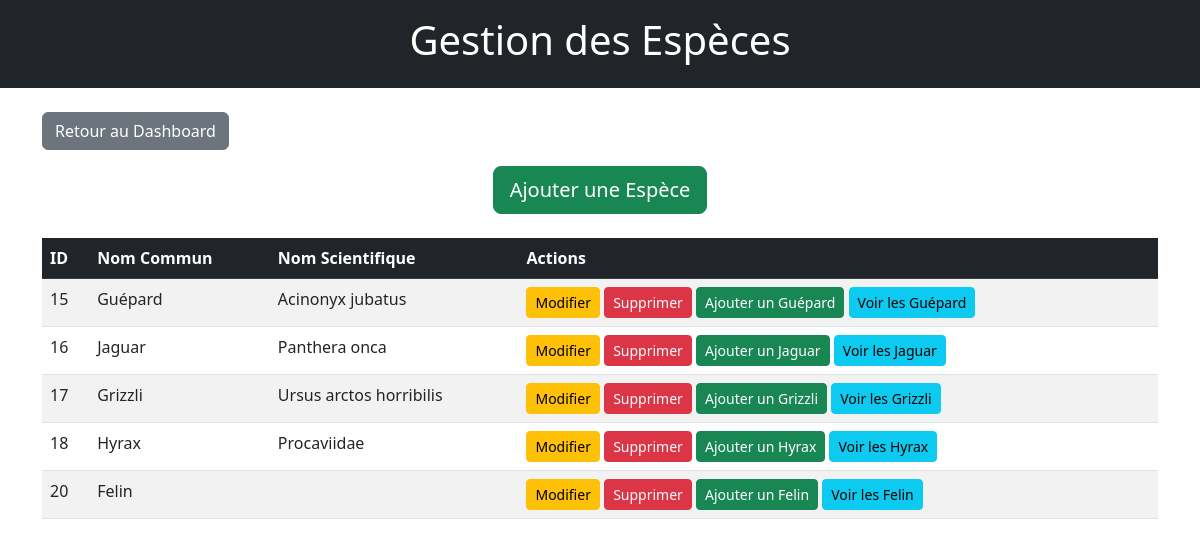
The app's page /front/html/manage_animals.php (signed in) with its own data.
### tables this page shows
CREATE TABLE `species` (
  `id` int(11) NOT NULL,
  `name` varchar(255) NOT NULL,
  `scientific_name` varchar(255) NOT NULL,
  `food` text DEFAULT NULL,
  `description` text DEFAULT NULL,
  `image` varchar(255) DEFAULT NULL,
  `page_link` varchar(255) DEFAULT NULL,
  `IUCN_status` varchar(10) DEFAULT NULL,
  `IUCN_image` varchar(255) DEFAULT NULL,
  `size` varchar(100) DEFAULT NULL,
  `weight` varchar(100) DEFAULT NULL,
  `lifespan` varchar(100) DEFAULT NULL,
  `population_status` varchar(100) DEFAULT NULL,
  `distribution` text DEFAULT NULL,
  `distribution_map` varchar(255) DEFAULT NULL,
  `family` varchar(255) DEFAULT NULL,
  `order_bio` varchar(255) DEFAULT NULL,
  `class_bio` varchar(255) DEFAULT NULL,
  `description_image` text DEFAULT NULL,
  `natural_habitat` varchar(255) DEFAULT NULL,
  `cover_image` varchar(255) DEFAULT NULL,
  `secondary_image` varchar(255) DEFAULT NULL,
  `gestation` varchar(255) DEFAULT NULL,
  `habitat_id` int(11) DEFAULT NULL,
  `main_image` varchar(255) DEFAULT NULL
);

### lib/session.php (called while the page is built, shortened)
<?php
function hasPermission(PDO $pdo, string $role, string $resource, string $action): bool
{
    $validActions = ['can_create', 'can_read', 'can_update', 'can_delete'];
    $query = $pdo->prepare("
        SELECT $action
        FROM permissions
        WHERE role = :role AND resource = :resource
    ");
    $query->execute([
        ':role' => $role,
        ':resource' => $resource
    ]);
    $result = $query->fetch(PDO::FETCH_ASSOC);
    return $result && $result[$action] == 1;
}

### front/html/manage_animals.php (the view, shortened to what this page needs)
<?php
require '../../lib/session.php';
require '../../lib/pdo.php';
$canEdit = hasPermission($pdo, $_SESSION['user']['role'], 'species', 'can_update');
$canDelete = hasPermission($pdo, $_SESSION['user']['role'], 'species', 'can_delete');
$canAdd = hasPermission($pdo, $_SESSION['user']['role'], 'species', 'can_create');
$speciesList = [];
try {
    $query = $pdo->query("SELECT id, name, scientific_name FROM species");
    $speciesList = $query->fetchAll(PDO::FETCH_ASSOC);
} catch (PDOException $e) {
    $error = "Erreur lors de la récupération des espèces : " . $e->getMessage();
}
$dashboardLink = "login.php";
if (isset($_SESSION['user']['role'])) {
    switch ($_SESSION['user']['role']) {
        case 'admin':
            $dashboardLink = "admin_dashboard.php";
            break;
    }
}
?>
<!DOCTYPE html>
<html lang="fr">
<head>
    <link href="https://cdn.jsdelivr.net/npm/bootstrap@5.3.0-alpha1/dist/css/bootstrap.min.css" rel="stylesheet">
</head>
<body>
    <header class="bg-dark text-white text-center py-3">
        <h1>Gestion des Espèces</h1>
    </header>
    <main class="container mt-4">
        <div class="d-flex justify-content-between mb-3">
            <a href="<?= $dashboardLink ?>" class="btn btn-secondary">Retour au Dashboard</a>
        </div>
        <?php if ($canAdd): ?>
            <div class="d-flex justify-content-center gap-3 mb-4">
                <a href="/front/html/add_species.php" class="btn btn-success btn-lg">
                    <i class="bi bi-plus-lg"></i> Ajouter une Espèce
                </a>
            </div>
        <?php endif; ?>
        <table class="table table-striped table-hover">
            <thead class="table-dark">
                <tr>
                    <th>ID</th>
                    <th>Nom Commun</th>
                    <th>Nom Scientifique</th>
                    <th>Actions</th>
                </tr>
            </thead>
            <tbody>
                <?php foreach ($speciesList as $species): ?>
                    <tr>
                        <td><?= htmlspecialchars($species['id']) ?></td>
                        <td><?= htmlspecialchars($species['name']) ?></td>
                        <td><?= htmlspecialchars($species['scientific_name'] ?? 'Non renseigné') ?></td>
                        <td>
                            <?php if ($canEdit): ?>
                                <a href="/front/html/edit_species.php?id=<?= $species['id'] ?>" class="btn btn-warning btn-sm">Modifier</a>
                            <?php endif; ?>
                            <?php if ($canDelete): ?>
                                <a href="/front/html/delete_species.php?id=<?= $species['id'] ?>" class="btn btn-danger btn-sm" onclick="return confirm('Supprimer cette espèce ?');">Supprimer</a>
                            <?php endif; ?>
                            <a href="create_animals.php?species_id=<?= $species['id'] ?>" class="btn btn-success btn-sm">
                                Ajouter un <?= htmlspecialchars($species['name']) ?>
                            </a>
                            <a href="list_animals.php?species_id=<?= $species['id'] ?>" class="btn btn-info btn-sm">
                                Voir les <?= htmlspecialchars($species['name']) ?>
                            </a>
                        </td>
                    </tr>
                <?php endforeach; ?>
            </tbody>
        </table>
    </main>
</body>
</html>

### records on screen
species: id "15", name "Guépard", scientific_name "Acinonyx jubatus"
species: id "16", name "Jaguar", scientific_name "Panthera onca"
species: id "17", name "Grizzli", scientific_name "Ursus arctos horribilis"
species: id "18", name "Hyrax", scientific_name "Procaviidae"
species: id "20", name "Felin"
